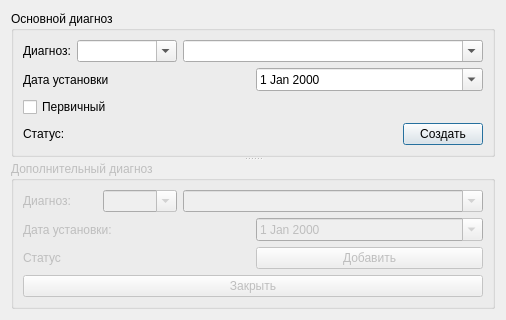
<?xml version="1.0" encoding="UTF-8"?>
<ui version="4.0">
 <class>Dialog_add_diagnos_and_dop_diagnos</class>
 <widget class="QDialog" name="Dialog_add_diagnos_and_dop_diagnos">
  <property name="geometry">
   <rect>
    <x>0</x>
    <y>0</y>
    <width>498</width>
    <height>299</height>
   </rect>
  </property>
  <property name="windowTitle">
   <string>Dialog</string>
  </property>
  <layout class="QVBoxLayout" name="verticalLayout_3">
   <item>
    <widget class="QSplitter" name="splitter">
     <property name="orientation">
      <enum>Qt::Vertical</enum>
     </property>
     <widget class="QGroupBox" name="groupBox">
      <property name="title">
       <string>Основной диагноз</string>
      </property>
      <layout class="QVBoxLayout" name="verticalLayout">
       <item>
        <layout class="QHBoxLayout" name="horizontalLayout">
         <item>
          <widget class="QLabel" name="label">
           <property name="text">
            <string>Диагноз:</string>
           </property>
          </widget>
         </item>
         <item>
          <widget class="QComboBox" name="comboBox_code_main_diagnos">
           <property name="minimumSize">
            <size>
             <width>100</width>
             <height>0</height>
            </size>
           </property>
           <property name="maximumSize">
            <size>
             <width>90</width>
             <height>16777215</height>
            </size>
           </property>
           <property name="editable">
            <bool>true</bool>
           </property>
          </widget>
         </item>
         <item>
          <widget class="QComboBox" name="comboBox_name_main_diagnos">
           <property name="minimumSize">
            <size>
             <width>300</width>
             <height>0</height>
            </size>
           </property>
           <property name="maximumSize">
            <size>
             <width>400</width>
             <height>16777215</height>
            </size>
           </property>
           <property name="editable">
            <bool>true</bool>
           </property>
          </widget>
         </item>
        </layout>
       </item>
       <item>
        <layout class="QHBoxLayout" name="horizontalLayout_2">
         <item>
          <widget class="QLabel" name="label_3">
           <property name="text">
            <string>Дата установки</string>
           </property>
          </widget>
         </item>
         <item>
          <widget class="QDateEdit" name="dateEdit_main">
           <property name="calendarPopup">
            <bool>true</bool>
           </property>
          </widget>
         </item>
        </layout>
       </item>
       <item>
        <widget class="QCheckBox" name="checkBox_first">
         <property name="text">
          <string>Первичный</string>
         </property>
        </widget>
       </item>
       <item>
        <layout class="QHBoxLayout" name="horizontalLayout_3">
         <item>
          <widget class="QLabel" name="label_status">
           <property name="text">
            <string>Статус:</string>
           </property>
          </widget>
         </item>
         <item>
          <spacer name="horizontalSpacer">
           <property name="orientation">
            <enum>Qt::Horizontal</enum>
           </property>
           <property name="sizeHint" stdset="0">
            <size>
             <width>40</width>
             <height>20</height>
            </size>
           </property>
          </spacer>
         </item>
         <item>
          <widget class="QPushButton" name="pushButton_create">
           <property name="text">
            <string>Создать</string>
           </property>
          </widget>
         </item>
        </layout>
       </item>
      </layout>
     </widget>
     <widget class="QGroupBox" name="groupBox_2">
      <property name="enabled">
       <bool>false</bool>
      </property>
      <property name="title">
       <string>Дополнительный диагноз</string>
      </property>
      <layout class="QVBoxLayout" name="verticalLayout_2">
       <item>
        <layout class="QHBoxLayout" name="horizontalLayout_6">
         <item>
          <widget class="QLabel" name="label_2">
           <property name="text">
            <string>Диагноз:</string>
           </property>
          </widget>
         </item>
         <item>
          <widget class="QComboBox" name="comboBox_code_dop_diagnos">
           <property name="minimumSize">
            <size>
             <width>70</width>
             <height>0</height>
            </size>
           </property>
           <property name="maximumSize">
            <size>
             <width>90</width>
             <height>16777215</height>
            </size>
           </property>
           <property name="editable">
            <bool>true</bool>
           </property>
          </widget>
         </item>
         <item>
          <widget class="QComboBox" name="comboBox_name_dop_diagnos">
           <property name="minimumSize">
            <size>
             <width>300</width>
             <height>0</height>
            </size>
           </property>
           <property name="maximumSize">
            <size>
             <width>400</width>
             <height>16777215</height>
            </size>
           </property>
           <property name="editable">
            <bool>true</bool>
           </property>
          </widget>
         </item>
        </layout>
       </item>
       <item>
        <layout class="QHBoxLayout" name="horizontalLayout_5">
         <item>
          <widget class="QLabel" name="label_date_dop">
           <property name="text">
            <string>Дата установки:</string>
           </property>
          </widget>
         </item>
         <item>
          <widget class="QDateEdit" name="dateEdit_date_dop_diagnos">
           <property name="calendarPopup">
            <bool>true</bool>
           </property>
          </widget>
         </item>
        </layout>
       </item>
       <item>
        <layout class="QHBoxLayout" name="horizontalLayout_4">
         <item>
          <widget class="QLabel" name="label_status_dop">
           <property name="text">
            <string>Статус</string>
           </property>
          </widget>
         </item>
         <item>
          <widget class="QPushButton" name="pushButton_add_dop_diagnos">
           <property name="text">
            <string>Добавить</string>
           </property>
          </widget>
         </item>
        </layout>
       </item>
       <item>
        <widget class="QPushButton" name="pushButton_close">
         <property name="text">
          <string>Закрыть</string>
         </property>
        </widget>
       </item>
      </layout>
     </widget>
    </widget>
   </item>
  </layout>
 </widget>
 <resources/>
 <connections/>
</ui>
